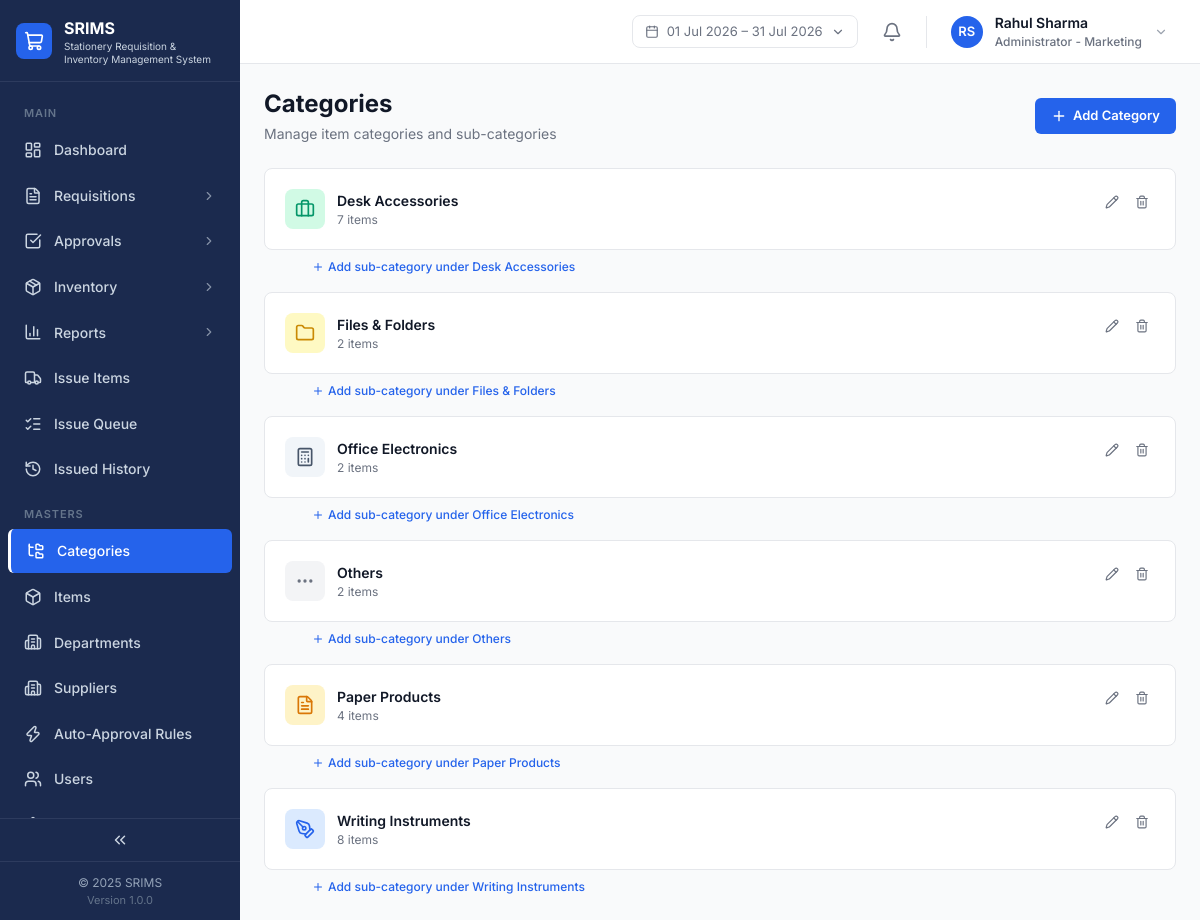
The app's page /masters/categories.php (signed in) with its own data.
### tables this page shows
CREATE TABLE IF NOT EXISTS `categories` (
  `id` VARCHAR(40) NOT NULL PRIMARY KEY,
  `name` VARCHAR(191) NOT NULL UNIQUE,
  `parent_id` VARCHAR(40) DEFAULT NULL,
  `icon` VARCHAR(60) DEFAULT NULL,
  `color` VARCHAR(20) DEFAULT NULL,
  `bg_color` VARCHAR(20) DEFAULT NULL,
  KEY `idx_categories_parent` (`parent_id`),
  CONSTRAINT `fk_categories_parent` FOREIGN KEY (`parent_id`) REFERENCES `categories` (`id`)
);

### includes/functions.php (called while the page is built, shortened)
<?php
function e(?string $s): string
{
    return htmlspecialchars((string) $s, ENT_QUOTES, 'UTF-8');
}

### masters/categories.php (the view, shortened to what this page needs)
<?php
require_once __DIR__ . '/../config.php';
$iconOptions = ['PenTool' => 'pen-tool', 'FileText' => 'file-text', 'Briefcase' => 'briefcase', 'Folder' => 'folder', 'Calculator' => 'calculator', 'MoreHorizontal' => 'more-horizontal', 'Tag' => 'tag', 'Archive' => 'archive', 'Layers' => 'layers', 'Package2' => 'package-2'];
$categories = $pdo->query('SELECT * FROM categories ORDER BY name')->fetchAll();
$itemCounts = [];
foreach ($pdo->query('SELECT category_id, COUNT(*) c FROM items GROUP BY category_id')->fetchAll() as $r) { $itemCounts[$r['category_id']] = (int) $r['c']; }
$topLevel = array_values(array_filter($categories, fn($c) => !$c['parent_id']));
$childrenOf = fn($pid) => array_values(array_filter($categories, fn($c) => $c['parent_id'] === $pid));
include __DIR__ . '/../includes/header.php';
include __DIR__ . '/../includes/app-shell-start.php';
function categoryIconSvg(string $icon, string $color = '#6B7280', int $size = 20): string
{
    global $iconOptions;
    $lucideName = $iconOptions[$icon] ?? 'more-horizontal';
    return '<i data-lucide="' . e($lucideName) . '" style="width:' . $size . 'px;height:' . $size . 'px;color:' . e($color) . '"></i>';
}
function renderCategoryCard(array $cat, int $itemCount, bool $isChild = false): void
{
    ?>
    <div class="rounded-card border border-border bg-surface-card p-card-padding <?= $isChild ? 'border-dashed' : '' ?>">
        <div class="flex items-start justify-between">
            <div class="flex items-center gap-3">
                <div class="flex h-10 w-10 flex-shrink-0 items-center justify-center rounded-lg" style="background-color:<?= e($cat['bg_color']) ?>"><?= categoryIconSvg($cat['icon'], $cat['color']) ?></div>
                <div><div class="text-[14px] font-semibold text-text-primary"><?= e($cat['name']) ?></div><div class="text-[12px] text-text-secondary"><?= $itemCount ?> item<?= $itemCount !== 1 ? 's' : '' ?></div></div>
            </div>
            <div class="flex gap-1">
                <button type="button" onclick="document.getElementById('cat-modal-<?= e($cat['id']) ?>').classList.remove('hidden'); document.getElementById('cat-modal-<?= e($cat['id']) ?>').classList.add('flex');" class="rounded p-1.5 text-text-secondary hover:bg-gray-100 hover:text-brand-primary"><i data-lucide="pencil" style="width:14px;height:14px"></i></button>
                <button type="button" onclick="document.getElementById('cat-del-<?= e($cat['id']) ?>').classList.remove('hidden'); document.getElementById('cat-del-<?= e($cat['id']) ?>').classList.add('flex');" class="rounded p-1.5 text-text-secondary hover:bg-red-50 hover:text-red-600"><i data-lucide="trash-2" style="width:14px;height:14px"></i></button>
            </div>
        </div>
    </div>
    <?php
}
    ?>
<div class="mb-6 flex flex-col gap-1 sm:flex-row sm:items-center sm:justify-between">
    <div><h1 class="text-page-title text-text-primary">Categories</h1><p class="text-page-subtitle text-text-secondary mt-1">Manage item categories and sub-categories</p></div>
    <button type="button" onclick="document.getElementById('cat-modal-add').classList.remove('hidden'); document.getElementById('cat-modal-add').classList.add('flex');" class="mt-3 sm:mt-0 flex items-center gap-1.5 rounded-button bg-brand-primary px-4 py-2 text-[13px] font-semibold text-white hover:bg-brand-primary-hover w-fit"><i data-lucide="plus" style="width:16px;height:16px"></i> Add Category</button>
</div>
<div class="space-y-4">
    <?php foreach ($topLevel as $cat): $children = $childrenOf($cat['id']); ?>
    <div>
        <?php renderCategoryCard($cat, $itemCounts[$cat['id']] ?? 0); ?>
        <button type="button" onclick="document.getElementById('cat-modal-sub-<?= e($cat['id']) ?>').classList.remove('hidden'); document.getElementById('cat-modal-sub-<?= e($cat['id']) ?>').classList.add('flex');" class="ml-8 mt-2 flex items-center gap-1 pl-4 text-[12px] font-medium text-brand-primary hover:underline"><i data-lucide="plus" style="width:12px;height:12px"></i> Add sub-category under <?= e($cat['name']) ?></button>
    </div>
    <?php endforeach; ?>
</div>
<?php
include __DIR__ . '/../includes/app-shell-end.php';

### assets/css/custom.css (style rules this page uses)
:root { --sidebar-bg: #1B2A4E; --sidebar-active: #2563EB; --sidebar-text: #CBD5E1; --sidebar-text-hi: #FFFFFF; --sidebar-section: #64748B; --sidebar-border: #2D3B5E; --bg-app: #F9FAFB; --bg-card: #FFFFFF; --border: #E5E7EB; --border-strong: #D1D5DB; --text-primary: #111827; --text-secondary: #6B7280; --text-muted: #9CA3AF; --primary: #2563EB; --primary-hover: #1D4ED8; }
body { color: var(--text-primary); background: var(--bg-app); }

### records on screen
categories: name "Desk Accessories", itemCount "7"
categories: name "Files & Folders", itemCount "2"
categories: name "Office Electronics", itemCount "2"
categories: name "Others", itemCount "2"
categories: name "Paper Products", itemCount "4"
categories: name "Writing Instruments", itemCount "8"

### other values on screen
$companyName ?: 'SRIMS' "SRIMS"
$section['title'] "MAIN"
$item['label'] "Dashboard"
$item['label'] "Requisitions"
$item['label'] "Approvals"
$item['label'] "Inventory"
$item['label'] "Reports"
$item['label'] "Issue Items"
$item['label'] "Issue Queue"
$item['label'] "Issued History"
$section['title'] "MASTERS"
$item['label'] "Categories"
$item['label'] "Items"
$item['label'] "Departments"
$item['label'] "Suppliers"
